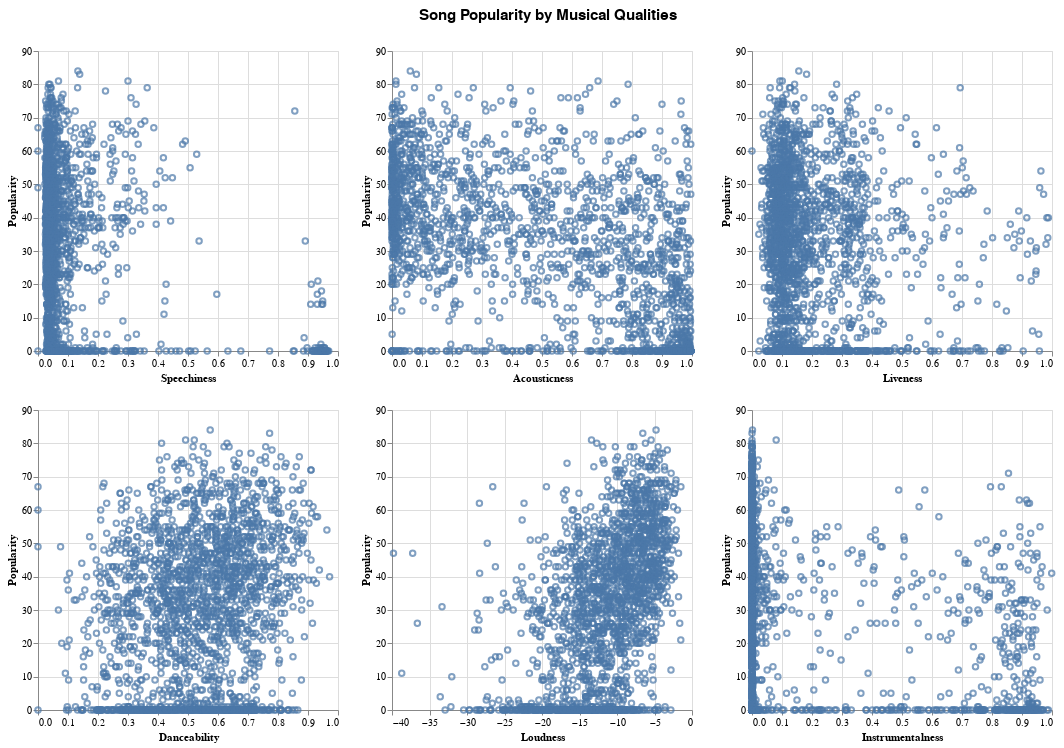

Notebook code cell kept with this figure:
### Code cell
speech = alt.Chart(sample).mark_point().encode(
    alt.Y("popularity:Q", title = 'Popularity'),
    alt.X("speechiness:Q", title = 'Speechiness')
)

dance = alt.Chart(sample).mark_point().encode(
    alt.Y("popularity:Q", title = 'Popularity'),
    alt.X("danceability:Q", title = 'Danceability')
)

acoustic = alt.Chart(sample).mark_point().encode(
    alt.Y("popularity:Q", title = 'Popularity'),
    alt.X("acousticness:Q", title = 'Acousticness')
)

loud = alt.Chart(sample).mark_point().encode(
    alt.Y("popularity:Q", title = 'Popularity'),
    alt.X("loudness:Q", title = 'Loudness')
)

live = alt.Chart(sample).mark_point().encode(
    alt.Y("popularity:Q", title = 'Popularity'),
    alt.X("liveness:Q", title = 'Liveness')
)

instrument = alt.Chart(sample).mark_point().encode(
    alt.Y("popularity:Q", title = 'Popularity'),
    alt.X("instrumentalness:Q", title = 'Instrumentalness')
)

text = alt.Chart().mark_text(
    fontSize=15,
    fontWeight=600,
    dx=500,
    dy=0,
).encode(
    text=alt.value("Song Popularity by Musical Qualities")
)

text&(speech&dance|acoustic&loud|live&instrument)

### Figure 1 — Vega-Lite specification as saved in the notebook (floating-point values rounded to 4 significant figures; data arrays with more than 128 entries replaced by an {"elided": "..."} marker saying what was removed)
{"config": {"view": {"continuousWidth": 300, "continuousHeight": 300}}, "vconcat": [{"data": {"name": "empty"}, "mark": {"type": "text", "dx": 500, "dy": 0, "fontSize": 15, "fontWeight": 600}, "encoding": {"text": {"value": "Song Popularity by Musical Qualities"}}}, {"hconcat": [{"vconcat": [{"mark": {"type": "point"}, "encoding": {"x": {"field": "speechiness", "title": "Speechiness", "type": "quantitative"}, "y": {"field": "popularity", "title": "Popularity", "type": "quantitative"}}}, {"mark": {"type": "point"}, "encoding": {"x": {"field": "danceability", "title": "Danceability", "type": "quantitative"}, "y": {"field": "popularity", "title": "Popularity", "type": "quantitative"}}}]}, {"vconcat": [{"mark": {"type": "point"}, "encoding": {"x": {"field": "acousticness", "title": "Acousticness", "type": "quantitative"}, "y": {"field": "popularity", "title": "Popularity", "type": "quantitative"}}}, {"mark": {"type": "point"}, "encoding": {"x": {"field": "loudness", "title": "Loudness", "type": "quantitative"}, "y": {"field": "popularity", "title": "Popularity", "type": "quantitative"}}}]}, {"vconcat": [{"mark": {"type": "point"}, "encoding": {"x": {"field": "liveness", "title": "Liveness", "type": "quantitative"}, "y": {"field": "popularity", "title": "Popularity", "type": "quantitative"}}}, {"mark": {"type": "point"}, "encoding": {"x": {"field": "instrumentalness", "title": "Instrumentalness", "type": "quantitative"}, "y": {"field": "popularity", "title": "Popularity", "type": "quantitative"}}}]}], "data": {"name": "data-996be5bc88efd7f8119c84d876ec9604"}}], "$schema": "https://vega.github.io/schema/vega-lite/v5.8.0.json", "datasets": {"empty": [{}], "data-996be5bc88efd7f8119c84d876ec9604": {"elided": "2000 records"}}}
